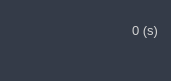
   <widget class="QFrame" name="frame_time_adjust">
    <property name="geometry">
     <rect>
      <x>760</x>
      <y>10</y>
      <width>171</width>
      <height>81</height>
     </rect>
    </property>
    <property name="font">
     <font>
      <family>Segoe UI</family>
      <pointsize>8</pointsize>
     </font>
    </property>
    <property name="styleSheet">
     <string notr="true">border-radius: 5px;
background-color: rgb(52, 59, 72);</string>
    </property>
    <widget class="QPushButton" name="btn_plus">
     <property name="geometry">
      <rect>
       <x>15</x>
       <y>10</y>
       <width>51</width>
       <height>41</height>
      </rect>
     </property>
     <property name="sizePolicy">
      <sizepolicy hsizetype="Expanding" vsizetype="Expanding">
       <horstretch>0</horstretch>
       <verstretch>0</verstretch>
      </sizepolicy>
     </property>
     <property name="styleSheet">
      <string notr="true">QPushButton {
	border: 2px solid rgb(52, 59, 72);
	border-top-left-radius: 10px;	
	border-bottom-left-radius: 10px;
	background-color: rgb(52, 59, 72);
}
QPushButton:hover {
	background-color:rgb(0, 152, 0);
	border: 2px solid rgb(0, 152, 0);
	border-top-left-radius: 10px;	
	border-bottom-left-radius: 10px;	
}
QPushButton:pressed {	
	background-color: rgb(35, 40, 49);
	border: 2px solid rgb(43, 50, 61);
}</string>
     </property>
     <property name="text">
      <string/>
     </property>
     <property name="icon">
      <iconset>
       <normaloff>../../Robot Controller API/icons/24x24/cil-plus.png</normaloff>../../Robot Controller API/icons/24x24/cil-plus.png</iconset>
     </property>
    </widget>
    <widget class="QPushButton" name="btn_minus">
     <property name="geometry">
      <rect>
       <x>66</x>
       <y>10</y>
       <width>51</width>
       <height>41</height>
      </rect>
     </property>
     <property name="sizePolicy">
      <sizepolicy hsizetype="Expanding" vsizetype="Expanding">
       <horstretch>0</horstretch>
       <verstretch>0</verstretch>
      </sizepolicy>
     </property>
     <property name="styleSheet">
      <string notr="true">QPushButton {
	border: 2px solid rgb(52, 59, 72);
	border-top-right-radius: 10px;	
	border-bottom-right-radius: 10px;	
	background-color: rgb(52, 59, 72);
}
QPushButton:hover {
	background-color:rgb(167, 0, 0);
	border: 2px solid rgb(167, 0, 0);
	border-top-right-radius: 10px;	
	border-bottom-right-radius: 10px;
}
QPushButton:pressed {	
	background-color: rgb(35, 40, 49);
	border: 2px solid rgb(43, 50, 61);
}</string>
     </property>
     <property name="text">
      <string/>
     </property>
     <property name="icon">
      <iconset>
       <normaloff>../../Robot Controller API/icons/24x24/cil-minus.png</normaloff>../../Robot Controller API/icons/24x24/cil-minus.png</iconset>
     </property>
    </widget>
    <widget class="QLineEdit" name="time_respond">
     <property name="geometry">
      <rect>
       <x>120</x>
       <y>10</y>
       <width>51</width>
       <height>40</height>
      </rect>
     </property>
     <property name="minimumSize">
      <size>
       <width>0</width>
       <height>30</height>
      </size>
     </property>
     <property name="palette">
      <palette>
       <active>
        <colorrole role="WindowText">
         <brush brushstyle="SolidPattern">
          <color alpha="255">
           <red>210</red>
           <green>210</green>
           <blue>210</blue>
          </color>
         </brush>
        </colorrole>
        <colorrole role="Button">
         <brush brushstyle="SolidPattern">
          <color alpha="255">
           <red>52</red>
           <green>59</green>
           <blue>72</blue>
          </color>
         </brush>
        </colorrole>
        <colorrole role="Text">
         <brush brushstyle="SolidPattern">
          <color alpha="255">
           <red>210</red>
           <green>210</green>
           <blue>210</blue>
          </color>
         </brush>
        </colorrole>
        <colorrole role="ButtonText">
         <brush brushstyle="SolidPattern">
          <color alpha="255">
           <red>210</red>
           <green>210</green>
           <blue>210</blue>
          </color>
         </brush>
        </colorrole>
        <colorrole role="Base">
         <brush brushstyle="SolidPattern">
          <color alpha="255">
           <red>52</red>
           <green>59</green>
           <blue>72</blue>
          </color>
         </brush>
        </colorrole>
        <colorrole role="Window">
         <brush brushstyle="SolidPattern">
          <color alpha="255">
           <red>52</red>
           <green>59</green>
           <blue>72</blue>
          </color>
         </brush>
        </colorrole>
       </active>
       <inactive>
        <colorrole role="WindowText">
         <brush brushstyle="SolidPattern">
          <color alpha="255">
           <red>210</red>
           <green>210</green>
           <blue>210</blue>
          </color>
         </brush>
        </colorrole>
        <colorrole role="Button">
         <brush brushstyle="SolidPattern">
          <color alpha="255">
           <red>52</red>
           <green>59</green>
           <blue>72</blue>
          </color>
         </brush>
        </colorrole>
        <colorrole role="Text">
         <brush brushstyle="SolidPattern">
          <color alpha="255">
           <red>210</red>
           <green>210</green>
           <blue>210</blue>
          </color>
         </brush>
        </colorrole>
        <colorrole role="ButtonText">
         <brush brushstyle="SolidPattern">
          <color alpha="255">
           <red>210</red>
           <green>210</green>
           <blue>210</blue>
          </color>
         </brush>
        </colorrole>
        <colorrole role="Base">
         <brush brushstyle="SolidPattern">
          <color alpha="255">
           <red>52</red>
           <green>59</green>
           <blue>72</blue>
          </color>
         </brush>
        </colorrole>
        <colorrole role="Window">
         <brush brushstyle="SolidPattern">
          <color alpha="255">
           <red>52</red>
           <green>59</green>
           <blue>72</blue>
          </color>
         </brush>
        </colorrole>
       </inactive>
       <disabled>
        <colorrole role="WindowText">
         <brush brushstyle="SolidPattern">
          <color alpha="255">
           <red>210</red>
           <green>210</green>
           <blue>210</blue>
          </color>
         </brush>
        </colorrole>
        <colorrole role="Button">
         <brush brushstyle="SolidPattern">
          <color alpha="255">
           <red>52</red>
           <green>59</green>
           <blue>72</blue>
          </color>
         </brush>
        </colorrole>
        <colorrole role="Text">
         <brush brushstyle="SolidPattern">
          <color alpha="255">
           <red>210</red>
           <green>210</green>
           <blue>210</blue>
          </color>
         </brush>
        </colorrole>
        <colorrole role="ButtonText">
         <brush brushstyle="SolidPattern">
          <color alpha="255">
           <red>210</red>
           <green>210</green>
           <blue>210</blue>
          </color>
         </brush>
        </colorrole>
        <colorrole role="Base">
         <brush brushstyle="SolidPattern">
          <color alpha="255">
           <red>52</red>
           <green>59</green>
           <blue>72</blue>
          </color>
         </brush>
        </colorrole>
        <colorrole role="Window">
         <brush brushstyle="SolidPattern">
          <color alpha="255">
           <red>52</red>
           <green>59</green>
           <blue>72</blue>
          </color>
         </brush>
        </colorrole>
       </disabled>
      </palette>
     </property>
     <property name="font">
      <font>
       <family>Segoe UI</family>
       <pointsize>10</pointsize>
      </font>
     </property>
     <property name="styleSheet">
      <string notr="true">QLineEdit {
	background-color: rgb(52, 59, 72);
	border-radius: 5px;
	border: 2px solid rgb(52, 59, 72);
}
</string>
     </property>
     <property name="text">
      <string>0 (s)</string>
     </property>
     <property name="alignment">
      <set>Qt::AlignCenter</set>
     </property>
     <property name="readOnly">
      <bool>true</bool>
     </property>
     <property name="placeholderText">
      <string/>
     </property>
    </widget>
   </widget>
